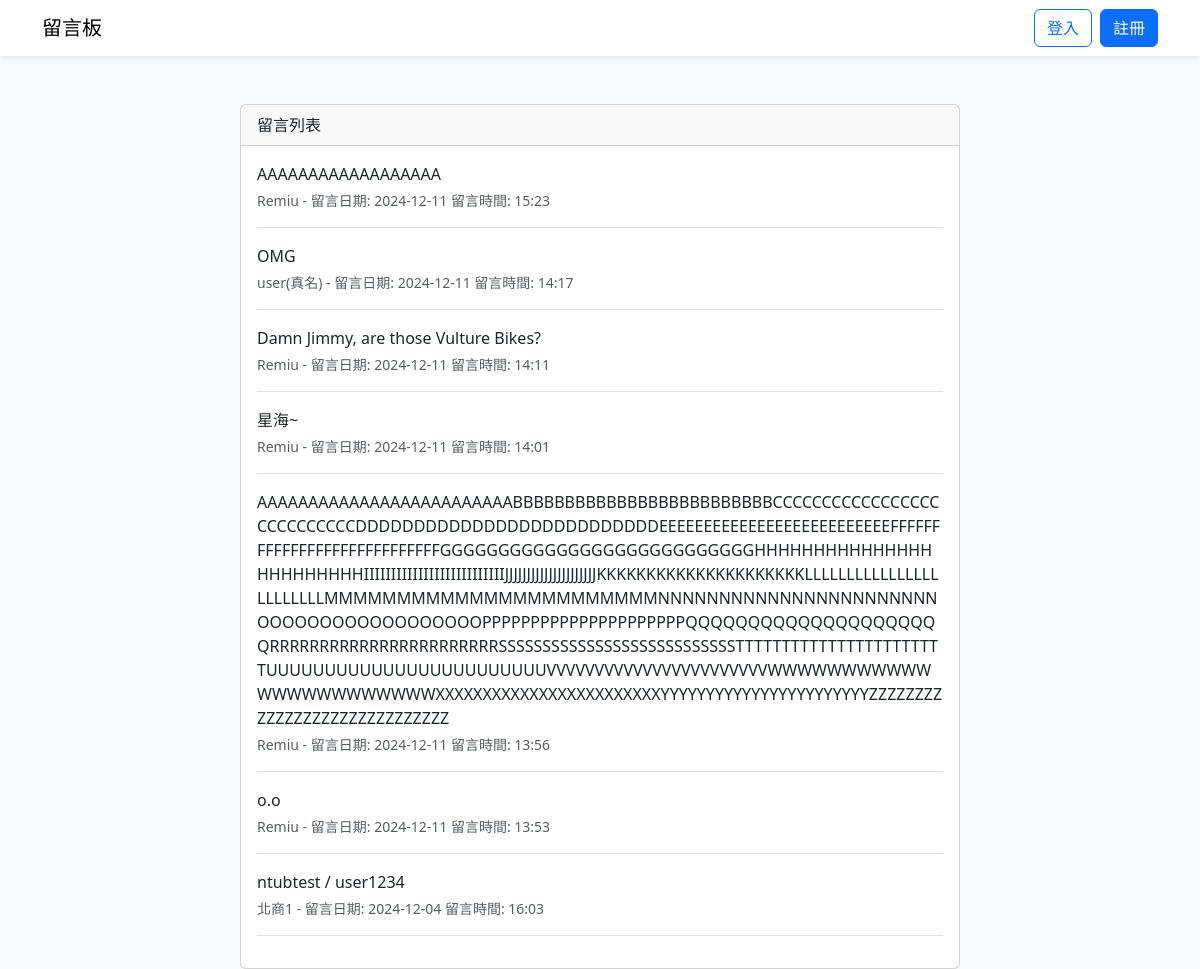
The page / on the database its author committed.
### mymessages/models.py (models this page shows, shortened)
class Message(models.Model):
    content = models.TextField()
    created_at = models.DateTimeField(auto_now_add=True)
    updated_at = models.DateTimeField(auto_now=True)
    user = models.ForeignKey(CustomUser, on_delete=models.CASCADE)

class CustomUser(AbstractUser):
    nickname = models.CharField(max_length=50, blank=True)
    bio = models.TextField(blank=True)
    full_name = models.CharField(max_length=100, blank=True)  # 姓名
    birthday = models.DateField(null=True, blank=True)  # 生日
    address = models.CharField(max_length=255, blank=True)  # 地址
    profile_picture = models.ImageField(upload_to='profile_pictures/', null=True, blank=True)  # 個人照片

### mymessages/views.py (the view)
# urls.py: path('', views.message_list, name='message_list'),
def message_list(request):
    messages_list = Message.objects.order_by('-created_at')
    if request.method == 'POST':
        if not request.user.is_authenticated:
            messages.error(request, '請先登入')
            return redirect('login')
        form = MessageForm(request.POST)
        if form.is_valid():
            message = form.save(commit=False) #commit=False 代表先不要存
            message.user = request.user
            message.save() #到這邊再存
            messages.success(request, '留言成功！')
            return redirect('message_list')
    else:
        form = MessageForm()
    return render(request, 'mymessages/message_list.html', {
        'messages_list': messages_list,
        'form': form
    })

### mymessages/templates/mymessages/message_list.html (shortened to what this page needs)
{% extends 'mymessages/base.html' %}
{% block content %}
<div class="container mt-5">
    <div class="row justify-content-center">
        <div class="col-md-8">
            <div class="card">
                <div class="card-header">留言列表</div>
                <div class="card-body">
                    {% for message in messages_list %}
                        <div class="border-bottom pb-3 mb-3">
                            <p class="mb-1">{{ message.content }}</p>
                            <small class="text-muted d-flex justify-content-between">
                                {% if message.user.nickname == "" %}
                                    <span>{{ message.user.username }}(真名) - 留言日期: {{ message.created_at|date:"Y-m-d 留言時間: H:i" }}</span>
                                {% else %}
                                    <span>{{ message.user.nickname }} - 留言日期: {{ message.created_at|date:"Y-m-d 留言時間: H:i" }}</span>
                                {% endif %}
                            </small>
                        </div>
                    {% empty %}
                        <p class="text-center text-muted">尚無留言</p>
                    {% endfor %}
                </div>
            </div>
        </div>
    </div>
</div>
{% endblock %}

### rows shown on the page
Message: content "AAAAAAAAAAAAAAAAAA", user.nickname "Remiu", created_at "2024-12-11 留言時間: 15:23"
Message: content "OMG", user.username "user", created_at "2024-12-11 留言時間: 14:17"
Message: content "Damn Jimmy, are those Vulture Bikes?", user.nickname "Remiu", created_at "2024-12-11 留言時間: 14:11"
Message: content "星海~", user.nickname "Remiu", created_at "2024-12-11 留言時間: 14:01"
Message: content "AAAAAAAAAAAAAAAAAAAAAAAAABBBBBBBBBBBBBBBBBBBBBBBBBCCCCCCCCCCCCCCCCCCCCCCCCCCCDDDDDDDDDDDDDDDDDDDDDDDDDDEEEEEEEEEEEEEEEEEEEEEEEEEEFFFFFFFFFFFFFFFFFFFFFFFFFFFFGGGGGGGGGGGGGGGGGGGGGGGGGGGHHHHHHHHHHHHHHHHHHHHHHHHIIIIIIIIIIIIIIIIIIIIIIIIIIJJJJJJJJJJJJJJJJJJJJJKKKKKKKKKKKKKKKKKKKKKLLLLLLLLLLLLLLLLLLLLLLLLMMMMMMMMMMMMMMMMMMMMMMMNNNNNNNNNNNNNNNNNNNNNNNOOOOOOOOOOOOOOOOOOPPPPPPPPPPPPPPPPPPPPPQQQQQQQQQQQQQQQQQQQQQRRRRRRRRRRRRRRRRRRRRRRRSSSSSSSSSSSSSSSSSSSSSSSSSSSTTTTTTTTTTTTTTTTTTTTTTTUUUUUUUUUUUUUUUUUUUUUUUUVVVVVVVVVVVVVVVVVVVVVVVWWWWWWWWWWWWWWWWWWWWWWWXXXXXXXXXXXXXXXXXXXXXXXXYYYYYYYYYYYYYYYYYYYYYYYZZZZZZZZZZZZZZZZZZZZZZZZZZZZZ", user.nickname "Remiu", created_at "2024-12-11 留言時間: 13:56"
Message: content "o.o", user.nickname "Remiu", created_at "2024-12-11 留言時間: 13:53"
Message: content "ntubtest / user1234", user.nickname "北商1", created_at "2024-12-04 留言時間: 16:03"
